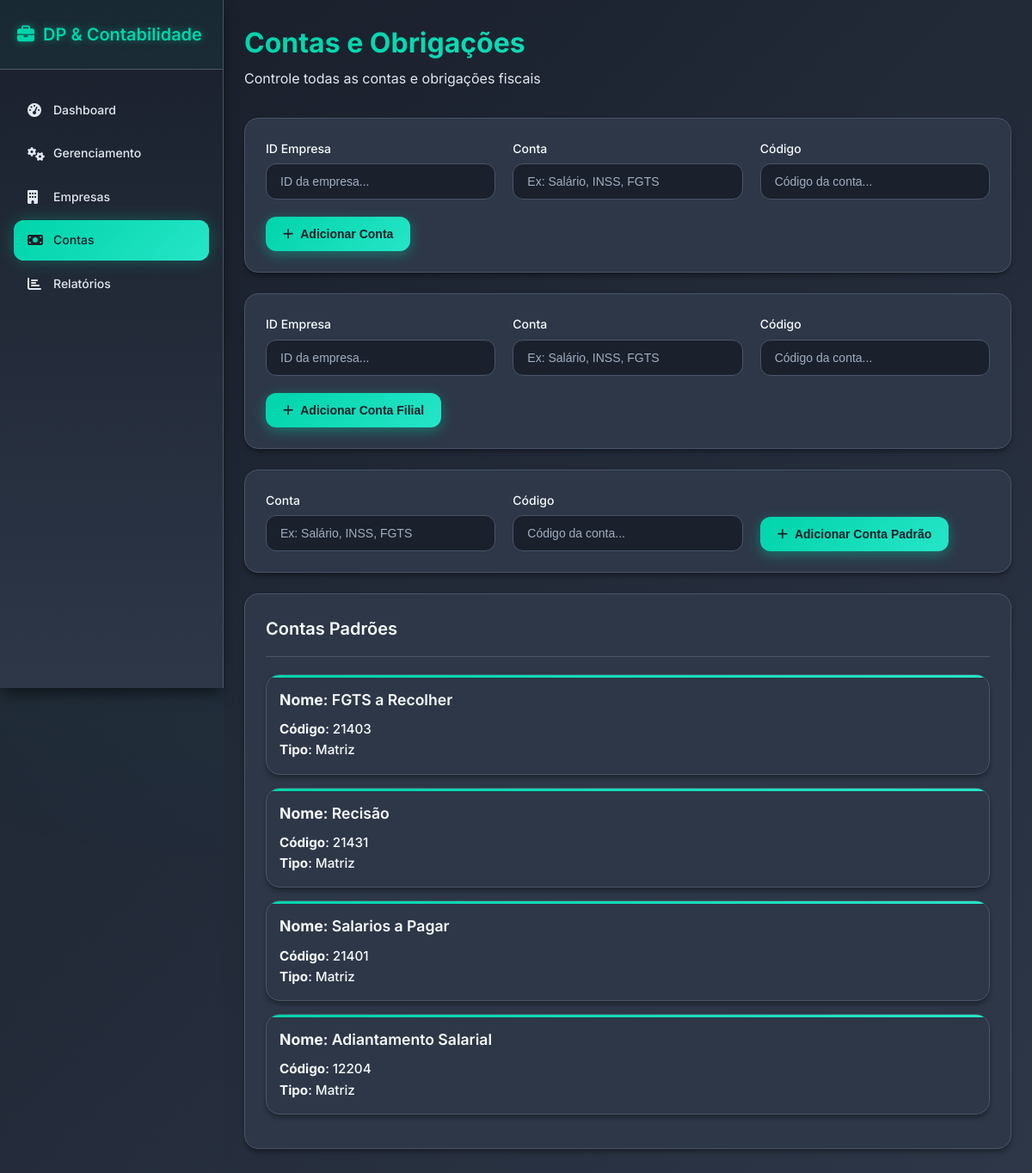
Screenshot of /contas with the database file from the repository.
### tables this page shows
CREATE TABLE contas_modelos (
    id INTEGER PRIMARY KEY AUTOINCREMENT ,
    conta_nome VARCHAR(100) DEFAULT "RANDOM",
    conta_codigo VARCHAR(100) NOT NULL,
    conta_tipo VARCHAR(20) DEFAULT "MATRIZ"
    );

### routes/contas.py (the view)
@contas_bp.route("/contas", methods=["GET"])
def return_page():
    contas = Contas.retornar_contas()
    return render_template("contas.html", aba="contas", contas=contas)

### utils/db_comands.py (called while the page is built)
def execute_command(command, value=None):
    conn = sqlite3.connect(CAMINHO_DB)
    conn.row_factory = sqlite3.Row
    cursor = conn.cursor()
    if value is None:
        cursor.execute(command)
    else:
        cursor.execute(command, value)
    conn.commit()  # garante que INSERT/UPDATE/DELETE sejam salvos
    if command.strip().upper().startswith("SELECT"):
        rows = cursor.fetchall()
        return [dict(row) for row in rows]  # retorna lista de dicionários
    else:
        return cursor.lastrowid  # retorna o id gerado ou 0 se não tiverdx

### utils/func_contas.py (called while the page is built)
    @staticmethod
    def retornar_contas():
        contas = execute_command("SELECT * FROM contas_modelos")
        return contas

### templates/contas.html (shortened to what this page needs)
{% extends "base.html" %}
{% block content %}
<section id="contas" class="tab-content active">
  <div class="page-header">
    <h1>Contas e Obrigações</h1>
    <p>Controle todas as contas e obrigações fiscais</p>
  </div>
  <div class="content-card">
    <form id="contaForm" class="form-grid">
      <div class="form-group">
        <label for="idEmpresa">ID Empresa</label>
        <input type="text" id="idEmpresa" name="id_empresa" placeholder="ID da empresa..." required>
      </div>
      <div class="form-group">
        <label for="contaDesc">Conta</label>
        <input type="text" id="contaDesc" placeholder="Ex: Salário, INSS, FGTS" required>
      </div>
      <div class="form-group">
        <label for="contaDesc">Código</label>
        <input type="text" id="contaDesc" placeholder="Código da conta..." required>
      </div>
      <div class="form-actions">
        <button type="submit" class="btn btn-primary">
          <i class="fas fa-plus"></i> Adicionar Conta
        </button>
      </div>
    </form>
  </div>
  <div class="content-card">
    <form id="contaForm" class="form-grid">
      <div class="form-group">
        <label for="idEmpresa">ID Empresa</label>
        <input type="text" id="idEmpresa" name="id_empresa" placeholder="ID da empresa..." required>
      </div>
      <div class="form-group">
        <label for="contaDesc">Conta</label>
        <input type="text" id="contaDesc" placeholder="Ex: Salário, INSS, FGTS" required>
      </div>
      <div class="form-group">
        <label for="contaDesc">Código</label>
        <input type="text" id="contaDesc" placeholder="Código da conta..." required>
      </div>
      <div class="form-actions">
        <button type="submit" class="btn btn-primary">
          <i class="fas fa-plus"></i> Adicionar Conta Filial
        </button>
      </div>
    </form>
  </div>
  <div class="content-card">
    <form id="contaForm" class="form-grid">
      <div class="form-group">
        <label for="contaDesc">Conta</label>
        <input type="text" id="contaDesc" placeholder="Ex: Salário, INSS, FGTS" required>
      </div>
      <div class="form-group">
        <label for="contaDesc">Código</label>
        <input type="text" id="contaDesc" placeholder="Código da conta..." required>
      </div>
      <div class="form-actions">
        <button type="submit" class="btn btn-primary">
          <i class="fas fa-plus"></i> Adicionar Conta Padrão
        </button>
      </div>
    </form>
  </div>
  <div class="content-card">
    <div class="card-header">
      <h3>Contas Padrões</h3>
    </div>
    <ul id="contaLista">
      {% if contas %}
        {% for conta in contas %}
          <li class="empresa-item">
            <div class="empresa-header">
              <strong class="empresa-nome"><strong>Nome</strong>: {{ conta.conta_nome }}</strong>
            </div>
            <div class="empresa-details">
              <span class="empresa-cnpj"><strong>Código</strong>: {{ conta.conta_codigo }}</span>
            </div>
            <div class="empresa-details">
              <span class="empresa-cnpj"><strong>Tipo</strong>: {{ conta.conta_tipo}}</span>
            </div>
          </li>
        {% endfor %}
      {% else %}
        <li>Nenhuma conta registrada ainda.</li>
      {% endif %}
    </ul>
  </div>
</section>
{% endblock %}

### templates/base.html (shortened to what this page needs)
<!DOCTYPE html>
<html lang="pt-BR">
<head>
  <link rel="stylesheet" href="{{ url_for('static', filename='style.css') }}">
  <link rel="stylesheet" href="https://cdnjs.cloudflare.com/ajax/libs/font-awesome/6.4.2/css/all.min.css">
</head>
<body>
  <div class="app-container">
    <nav class="sidebar">
      <div class="sidebar-header">
        <h2><i class="fas fa-briefcase"></i> DP & Contabilidade</h2>
      </div>
      <ul class="nav-menu">
        <li class="nav-item {% if aba == 'dashboard' %}active{% endif %}">
          <a href="{{ url_for('dashboard.return_dashboard') }}"><i class="fas fa-tachometer-alt"></i> Dashboard</a>
        </li>
        <li class="nav-item {% if aba == 'gerenciamento' %}active{% endif %}">
          <a href="{{ url_for('gerenciamento.return_page') }}"><i class="fas fa-cogs"></i> Gerenciamento</a>
        </li>
        <li class="nav-item {% if aba == 'empresas' %}active{% endif %}">
          <a href="{{ url_for('empresas.return_page') }}"><i class="fas fa-building"></i> Empresas</a>
        </li>
        <li class="nav-item {% if aba == 'contas' %}active{% endif %}">
          <a href="{{ url_for('contas.return_page') }}"><i class="fas fa-money-bill"></i> Contas</a>
        </li>
        <li class="nav-item {% if aba == 'relatorios' %}active{% endif %}">
          <a href="{{ url_for('relatorios.return_page') }}"><i class="fas fa-chart-bar"></i> Relatórios</a>
        </li>
      </ul>
    </nav>
    <main class="main-content">
      {% block content %}{% endblock %}
    </main>
  </div>
</body>
</html>

### rows the page displays
contas_modelos: conta_nome "FGTS a Recolher", conta_codigo "21403", conta_tipo "Matriz"
contas_modelos: conta_nome "Recisão", conta_codigo "21431", conta_tipo "Matriz"
contas_modelos: conta_nome "Salarios a Pagar", conta_codigo "21401", conta_tipo "Matriz"
contas_modelos: conta_nome "Adiantamento Salarial", conta_codigo "12204", conta_tipo "Matriz"
